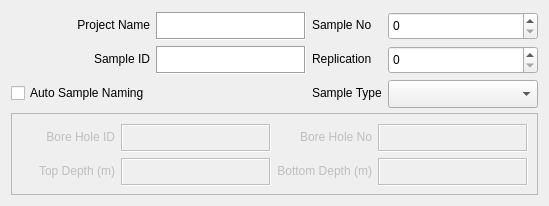
             <widget class="QWidget" name="sample_information">
              <attribute name="title">
               <string>Sample Information</string>
              </attribute>
              <layout class="QVBoxLayout" name="verticalLayout_5">
               <item>
                <layout class="QGridLayout" name="sample_information_top_grid_layout">
                 <item row="0" column="0">
                  <widget class="QLabel" name="project_name_label">
                   <property name="text">
                    <string>Project Name</string>
                   </property>
                   <property name="alignment">
                    <set>Qt::AlignmentFlag::AlignRight|Qt::AlignmentFlag::AlignTrailing|Qt::AlignmentFlag::AlignVCenter</set>
                   </property>
                  </widget>
                 </item>
                 <item row="0" column="1">
                  <widget class="QTextEdit" name="project_name_input">
                   <property name="minimumSize">
                    <size>
                     <width>150</width>
                     <height>28</height>
                    </size>
                   </property>
                   <property name="maximumSize">
                    <size>
                     <width>150</width>
                     <height>26</height>
                    </size>
                   </property>
                   <property name="autoFillBackground">
                    <bool>false</bool>
                   </property>
                   <property name="frameShape">
                    <enum>QFrame::Shape::Box</enum>
                   </property>
                   <property name="verticalScrollBarPolicy">
                    <enum>Qt::ScrollBarPolicy::ScrollBarAsNeeded</enum>
                   </property>
                  </widget>
                 </item>
                 <item row="0" column="2">
                  <widget class="QLabel" name="sample_no_label">
                   <property name="text">
                    <string>Sample No</string>
                   </property>
                  </widget>
                 </item>
                 <item row="0" column="3">
                  <widget class="QSpinBox" name="sample_no_spinbox">
                   <property name="minimumSize">
                    <size>
                     <width>150</width>
                     <height>28</height>
                    </size>
                   </property>
                   <property name="maximumSize">
                    <size>
                     <width>150</width>
                     <height>26</height>
                    </size>
                   </property>
                   <property name="styleSheet">
                    <string notr="true"/>
                   </property>
                  </widget>
                 </item>
                 <item row="1" column="0">
                  <widget class="QLabel" name="sample_id_label">
                   <property name="text">
                    <string>Sample ID</string>
                   </property>
                   <property name="alignment">
                    <set>Qt::AlignmentFlag::AlignRight|Qt::AlignmentFlag::AlignTrailing|Qt::AlignmentFlag::AlignVCenter</set>
                   </property>
                  </widget>
                 </item>
                 <item row="1" column="1">
                  <widget class="QTextEdit" name="sample_id_input">
                   <property name="minimumSize">
                    <size>
                     <width>150</width>
                     <height>28</height>
                    </size>
                   </property>
                   <property name="maximumSize">
                    <size>
                     <width>150</width>
                     <height>26</height>
                    </size>
                   </property>
                   <property name="autoFillBackground">
                    <bool>false</bool>
                   </property>
                   <property name="frameShape">
                    <enum>QFrame::Shape::Box</enum>
                   </property>
                   <property name="verticalScrollBarPolicy">
                    <enum>Qt::ScrollBarPolicy::ScrollBarAsNeeded</enum>
                   </property>
                  </widget>
                 </item>
                 <item row="1" column="2">
                  <widget class="QLabel" name="replication_label">
                   <property name="text">
                    <string>Replication</string>
                   </property>
                  </widget>
                 </item>
                 <item row="1" column="3">
                  <widget class="QSpinBox" name="replication_spinbox">
                   <property name="minimumSize">
                    <size>
                     <width>150</width>
                     <height>28</height>
                    </size>
                   </property>
                   <property name="maximumSize">
                    <size>
                     <width>150</width>
                     <height>26</height>
                    </size>
                   </property>
                  </widget>
                 </item>
                 <item row="2" column="0">
                  <widget class="QCheckBox" name="auto_sample_naming_checkbox">
                   <property name="text">
                    <string>Auto Sample Naming</string>
                   </property>
                  </widget>
                 </item>
                 <item row="2" column="2">
                  <widget class="QLabel" name="sample_type_label">
                   <property name="text">
                    <string>Sample Type</string>
                   </property>
                  </widget>
                 </item>
                 <item row="2" column="3">
                  <widget class="QComboBox" name="sample_type_combobox_2">
                   <property name="minimumSize">
                    <size>
                     <width>150</width>
                     <height>28</height>
                    </size>
                   </property>
                   <property name="maximumSize">
                    <size>
                     <width>150</width>
                     <height>26</height>
                    </size>
                   </property>
                   <property name="styleSheet">
                    <string notr="true">b</string>
                   </property>
                   <property name="frame">
                    <bool>true</bool>
                   </property>
                  </widget>
                 </item>
                </layout>
               </item>
               <item>
                <widget class="QFrame" name="sample_information_frame">
                 <property name="enabled">
                  <bool>false</bool>
                 </property>
                 <property name="frameShape">
                  <enum>QFrame::Shape::StyledPanel</enum>
                 </property>
                 <property name="frameShadow">
                  <enum>QFrame::Shadow::Raised</enum>
                 </property>
                 <layout class="QGridLayout" name="gridLayout_5">
                  <item row="0" column="0">
                   <layout class="QGridLayout" name="sample_information_grid_layout_">
                    <item row="0" column="0">
                     <widget class="QLabel" name="bore_hole_id_label">
                      <property name="text">
                       <string>Bore Hole ID</string>
                      </property>
                      <property name="alignment">
                       <set>Qt::AlignmentFlag::AlignRight|Qt::AlignmentFlag::AlignTrailing|Qt::AlignmentFlag::AlignVCenter</set>
                      </property>
                     </widget>
                    </item>
                    <item row="0" column="1">
                     <widget class="QTextEdit" name="bore_hole_id_input">
                      <property name="minimumSize">
                       <size>
                        <width>150</width>
                        <height>28</height>
                       </size>
                      </property>
                      <property name="maximumSize">
                       <size>
                        <width>150</width>
                        <height>26</height>
                       </size>
                      </property>
                      <property name="autoFillBackground">
                       <bool>false</bool>
                      </property>
                      <property name="frameShape">
                       <enum>QFrame::Shape::Box</enum>
                      </property>
                      <property name="verticalScrollBarPolicy">
                       <enum>Qt::ScrollBarPolicy::ScrollBarAsNeeded</enum>
                      </property>
                     </widget>
                    </item>
                    <item row="0" column="2">
                     <widget class="QLabel" name="bore_hole_no_label">
                      <property name="text">
                       <string>Bore Hole No</string>
                      </property>
                      <property name="alignment">
                       <set>Qt::AlignmentFlag::AlignRight|Qt::AlignmentFlag::AlignTrailing|Qt::AlignmentFlag::AlignVCenter</set>
                      </property>
                     </widget>
                    </item>
                    <item row="0" column="3">
                     <widget class="QTextEdit" name="bore_hole_no_input">
                      <property name="minimumSize">
                       <size>
                        <width>150</width>
                        <height>28</height>
                       </size>
                      </property>
                      <property name="maximumSize">
                       <size>
                        <width>150</width>
                        <height>26</height>
                       </size>
                      </property>
                      <property name="autoFillBackground">
                       <bool>false</bool>
                      </property>
                      <property name="frameShape">
                       <enum>QFrame::Shape::Box</enum>
                      </property>
                      <property name="verticalScrollBarPolicy">
                       <enum>Qt::ScrollBarPolicy::ScrollBarAsNeeded</enum>
                      </property>
                     </widget>
                    </item>
                    <item row="1" column="0">
                     <widget class="QLabel" name="top_depth_label">
                      <property name="text">
                       <string>Top Depth (m)</string>
                      </property>
                      <property name="alignment">
                       <set>Qt::AlignmentFlag::AlignRight|Qt::AlignmentFlag::AlignTrailing|Qt::AlignmentFlag::AlignVCenter</set>
                      </property>
                     </widget>
                    </item>
                    <item row="1" column="1">
                     <widget class="QTextEdit" name="top_depth_input">
                      <property name="minimumSize">
                       <size>
                        <width>150</width>
                        <height>28</height>
                       </size>
                      </property>
                      <property name="maximumSize">
                       <size>
                        <width>150</width>
                        <height>26</height>
                       </size>
                      </property>
                      <property name="autoFillBackground">
                       <bool>false</bool>
                      </property>
                      <property name="frameShape">
                       <enum>QFrame::Shape::Box</enum>
                      </property>
                      <property name="verticalScrollBarPolicy">
                       <enum>Qt::ScrollBarPolicy::ScrollBarAsNeeded</enum>
                      </property>
                     </widget>
                    </item>
                    <item row="1" column="2">
                     <widget class="QLabel" name="bottom_depth_label">
                      <property name="text">
                       <string>Bottom Depth (m)</string>
                      </property>
                      <property name="alignment">
                       <set>Qt::AlignmentFlag::AlignRight|Qt::AlignmentFlag::AlignTrailing|Qt::AlignmentFlag::AlignVCenter</set>
                      </property>
                     </widget>
                    </item>
                    <item row="1" column="3">
                     <widget class="QTextEdit" name="bottom_depth_input">
                      <property name="minimumSize">
                       <size>
                        <width>150</width>
                        <height>28</height>
                       </size>
                      </property>
                      <property name="maximumSize">
                       <size>
                        <width>150</width>
                        <height>26</height>
                       </size>
                      </property>
                      <property name="autoFillBackground">
                       <bool>false</bool>
                      </property>
                      <property name="frameShape">
                       <enum>QFrame::Shape::Box</enum>
                      </property>
                      <property name="verticalScrollBarPolicy">
                       <enum>Qt::ScrollBarPolicy::ScrollBarAsNeeded</enum>
                      </property>
                     </widget>
                    </item>
                   </layout>
                  </item>
                 </layout>
                </widget>
               </item>
              </layout>
             </widget>
